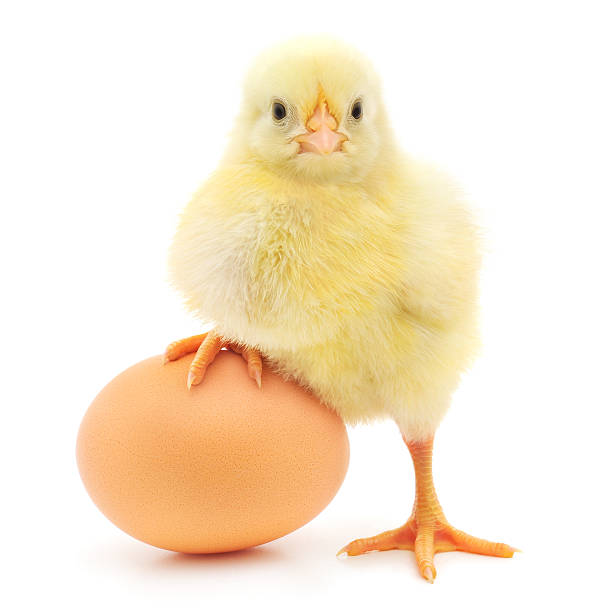
#> input picture Feature engineering/chickenpic.jpg, 612 x 612 px, found by its file name
$ python HScorner.py
#> lines starting #> are read from the running program, lines starting #| are printed output that depends on the picture; after the words box and inside, x2 and y2 are one past the last pixel; in counts of white or black regions, pixels touching at a corner belong together
#!/usr/bin/env python
# coding: utf-8

# In[ ]:


import numpy as np
import cv2 as cv
filename = "/Users/rawassizadeh/EVERYTHING/Work/TEACHING/CS688_WebAnalyticsMining/toGithub/Session 6/chickenpic.jpg"
img = cv.imread(filename)
#> img is the input picture: shape (612, 612, 3); mean B, G, R 211.2, 233.7, 248.9
print(img)
#> (printed output is left out)

gray = cv.cvtColor(img,cv.COLOR_BGR2GRAY)
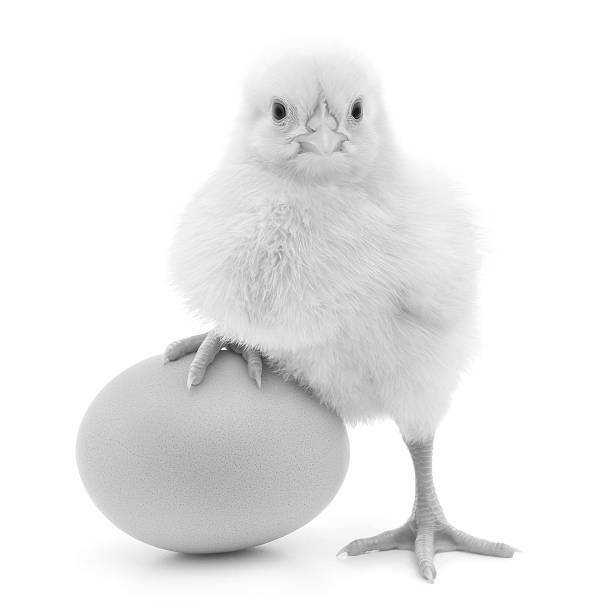
#> gray: shape (612, 612); min 3, max 255, mean 235.7
gray = np.float32(gray)
dst = cv.cornerHarris(gray,2,3,0.04)
#result is dilated for marking the corners, not important
dst = cv.dilate(dst,None)
# Threshold for an optimal value, it may vary depending on the image.
img[dst>0.01*dst.max()]=[0,0,255]
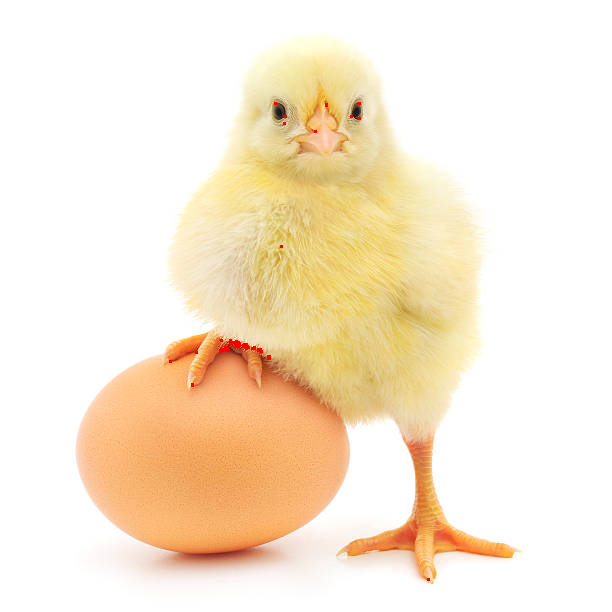
#> img: shape (612, 612, 3); 0.1% of pixels changed, all inside (x1, y1, x2, y2) = (169, 102, 430, 581)
cv.imshow('dst',img)
if cv.waitKey(0) & 0xff == 27:
#> (key Esc is pressed here)
    cv.destroyAllWindows()


# In[ ]:


# In[ ]:


# In[ ]:


# In[ ]:

$ run again, with Feature engineering/sifteeedR.jpg copied over Feature engineering/chickenpic.jpg
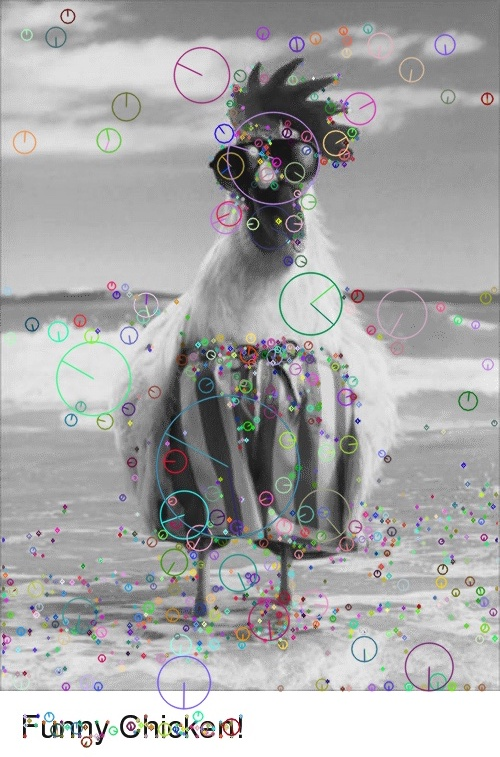
#> input picture Feature engineering/sifteeedR.jpg, 500 x 757 px, found by its file name
#> img is the input picture: shape (757, 500, 3); mean B, G, R 169.1, 168.9, 169
#> (printed output is left out)
#> `dst = cv.dilate(dst,None)`:
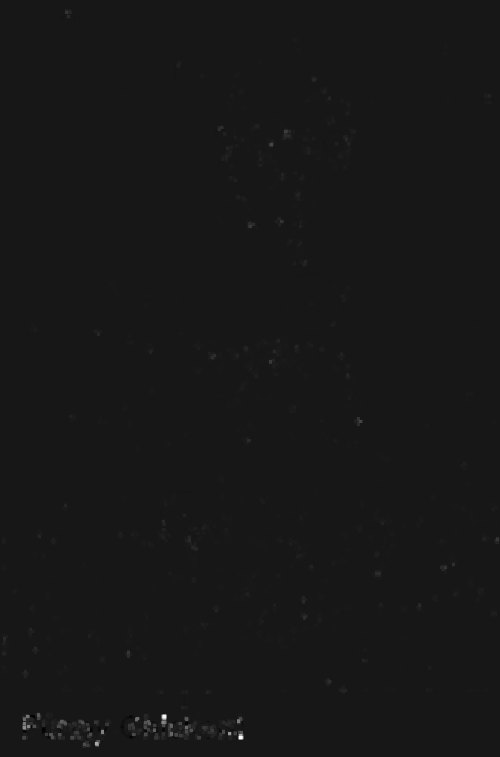
#> dst: shape (757, 500) float32; min -33462476, max 328403072, mean 460097.4; drawn with min black and max white
#> `img[dst>0.01*dst.max()]=[0,0,255]`:
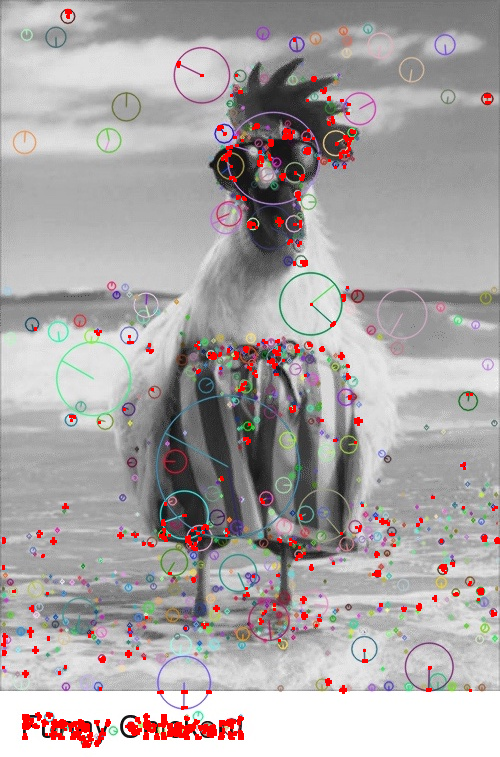
#> img: shape (757, 500, 3); 2.16% of pixels changed, all inside (x1, y1, x2, y2) = (1, 9, 500, 748)
